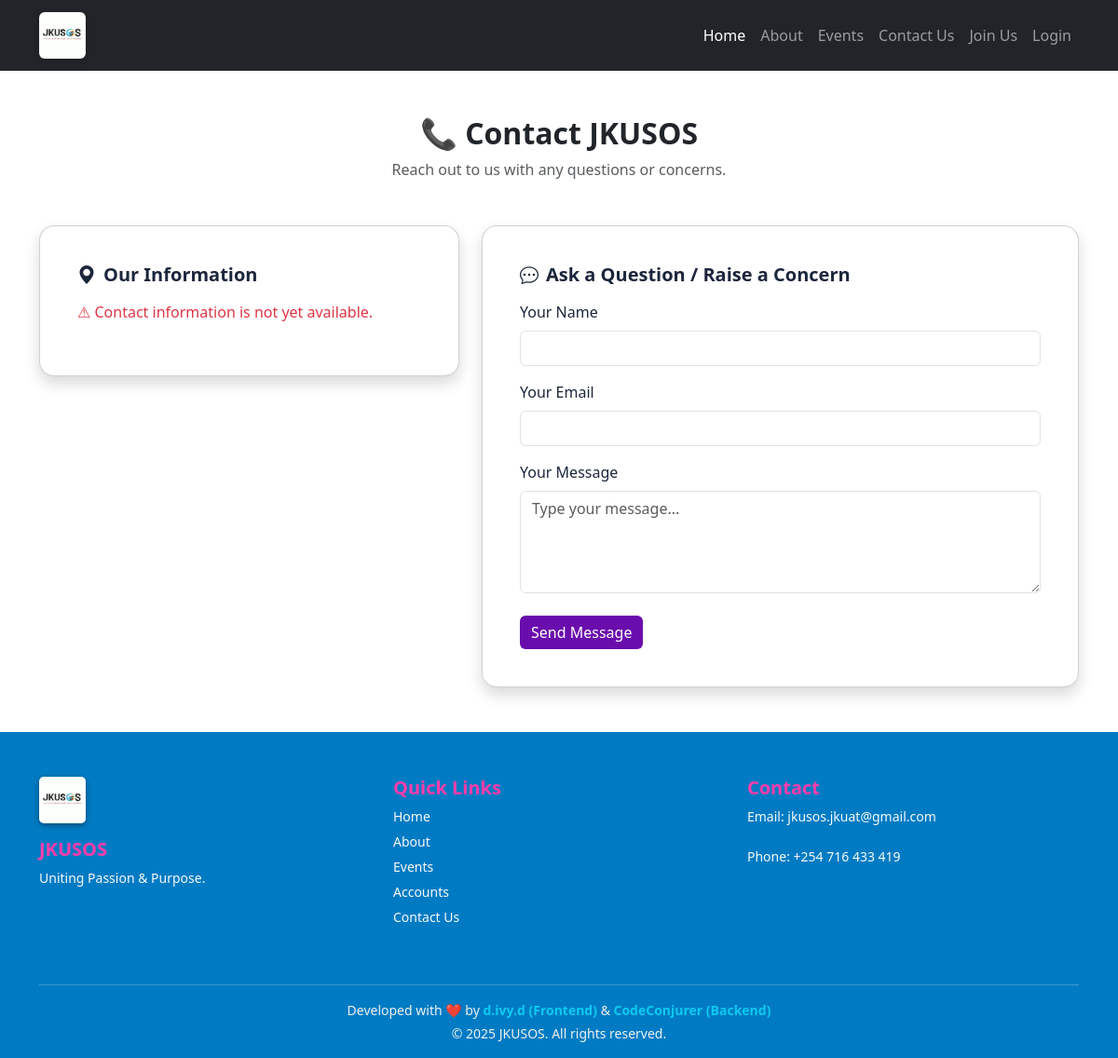
Before: /contact_us/ with the older database file.
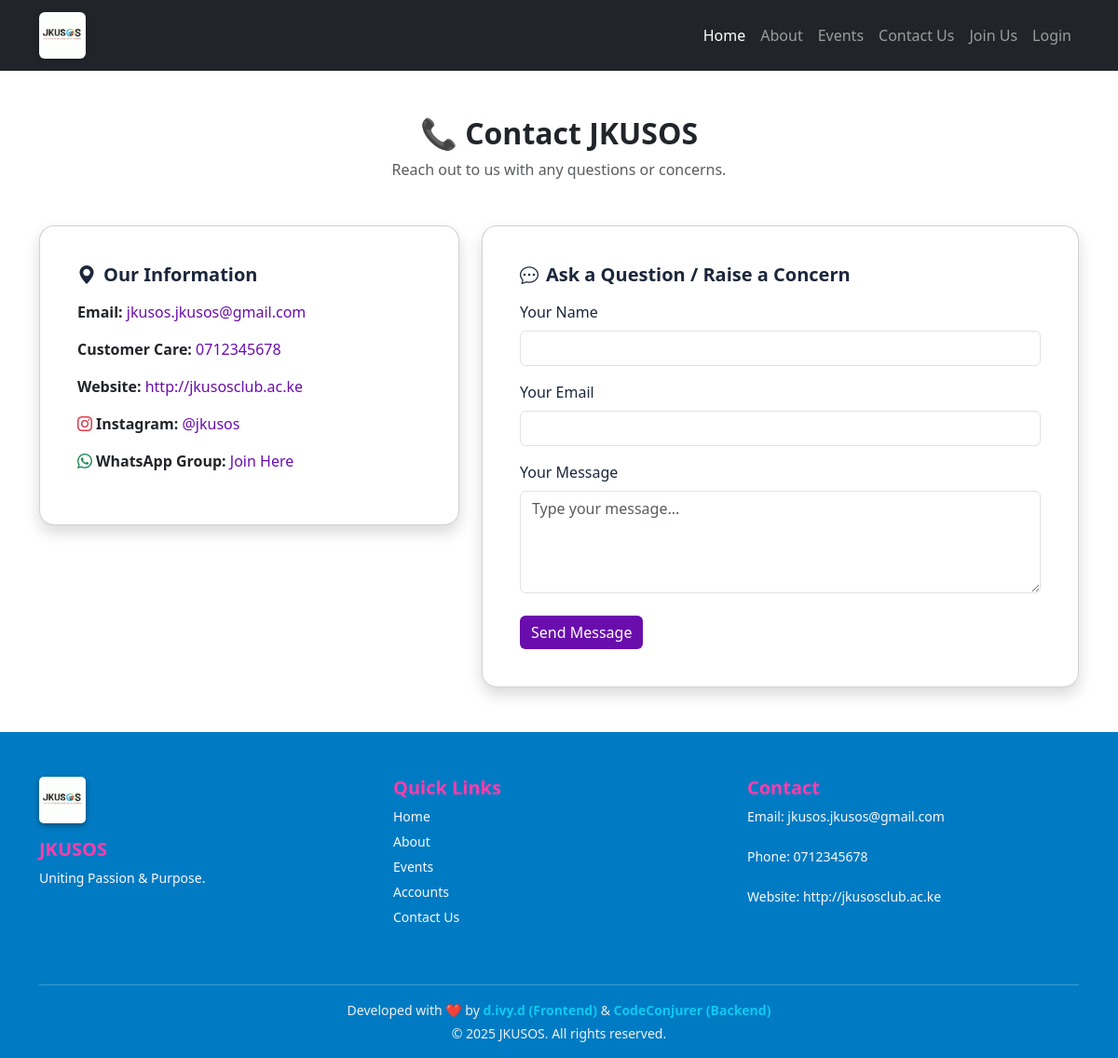
After: the same page with the newer database file.
### accounts/models.py (models this page shows, shortened)
class ContactSettings(models.Model):
    email = models.EmailField()
    phone = models.CharField(max_length=20)
    website = models.URLField(null=True, blank=True)
    instagram = models.URLField(null=True, blank=True)
    whatsapp_group = models.URLField(null=True, blank=True)

### accounts/views.py (the view, shortened to what this page needs)
# urls.py: path('contact_us/',views.contact_view, name='contact_us'),
def contact_view(request):
    contact_info = ContactSettings.objects.last()  # get latest contact details
    return render(request, 'contact.html', {
        'contact_info': contact_info
    })

### accounts/context_processors.py (called while the page is built)
def contact_settings(request):
    contact_info = ContactSettings.objects.last()
    return {'contact_info': contact_info}

### templates/contact.html (shortened to what this page needs)
{% extends "home_base.html" %}
{% load static %}
{% block extra_head %}
  {{ block.super }}
  <link rel="stylesheet" href="{% static 'css/contact.css' %}">
{% endblock %}
{% block content %}
<div class="container py-5">
  <div class="text-center mb-5">
    <h2 class="fw-bold">📞 Contact JKUSOS</h2>
    <p class="text-muted">Reach out to us with any questions or concerns.</p>
  </div>
  <div class="row g-4">
    <div class="col-md-5">
      <div class="card shadow contact-card transform-on-hover">
        <div class="card-body">
          <h5 class="mb-3"><i class="bi bi-geo-alt-fill me-2"></i>Our Information</h5>
          {% if contact_info %}
            <p><strong>Email:</strong> <a href="mailto:{{ contact_info.email }}">{{ contact_info.email }}</a></p>
            <p><strong>Customer Care:</strong> <a href="tel:{{ contact_info.phone }}">{{ contact_info.phone }}</a></p>
            <p><strong>Website:</strong> <a href="{{ contact_info.website }}" target="_blank">{{ contact_info.website }}</a></p>
            {% if contact_info.instagram %}
              <p>
                <strong><i class="bi bi-instagram me-1 text-danger"></i>Instagram:</strong>
                <a href="{{ contact_info.instagram }}" target="_blank">@jkusos</a>
              </p>
            {% endif %}
            {% if contact_info.whatsapp_group %}
              <p>
                <strong><i class="bi bi-whatsapp me-1 text-success"></i>WhatsApp Group:</strong>
                <a href="{{ contact_info.whatsapp_group }}" target="_blank">Join Here</a>
              </p>
            {% endif %}
          {% else %}
            <p class="text-danger">⚠ Contact information is not yet available.</p>
          {% endif %}
        </div>
      </div>
    </div>
    <div class="col-md-7">
      <div class="card shadow contact-card transform-on-hover">
        <div class="card-body">
          <h5 class="mb-3"><i class="bi bi-chat-dots me-2"></i>Ask a Question / Raise a Concern</h5>
          <form method="post" action="">
            <div class="mb-3">
              <label for="name" class="form-label">Your Name</label>
              <input type="text" id="name" name="name" class="form-control" required>
            </div>
            <div class="mb-3">
              <label for="email" class="form-label">Your Email</label>
              <input type="email" id="email" name="email" class="form-control" required>
            </div>
            <div class="mb-3">
              <label for="message" class="form-label">Your Message</label>
              <textarea id="message" name="message" rows="4" class="form-control" required placeholder="Type your message..."></textarea>
            </div>
            <button type="submit" class="btn btn-primary mt-2">Send Message</button>
          </form>
        </div>
      </div>
    </div>
  </div>
</div>
{% endblock %}

### templates/home_base.html (shortened to what this page needs)
{% load static %}
<!DOCTYPE html>
<html lang="en">
<head>
  <link href="https://cdn.jsdelivr.net/npm/bootstrap@5.3.3/dist/css/bootstrap.min.css" rel="stylesheet">
  <link href="https://cdn.jsdelivr.net/npm/bootstrap-icons@1.10.5/font/bootstrap-icons.css" rel="stylesheet">
  {% block extra_head %}
  <link rel="stylesheet" href="{% static 'css/home_page.css' %}">
  {% endblock %}
</head>
<body>
<nav class="navbar navbar-expand-lg navbar-dark bg-dark">
  <div class="container">
    <a class="navbar-brand" href="{% url 'read_more' %}">
      <img src="{% static 'images/logo.jpg' %}" alt="JKUSOS Logo" class="jkusos-logo">
    </a>
    <div class="collapse navbar-collapse justify-content-end" id="navbarNav">
      <ul class="navbar-nav">
        <li class="nav-item"><a class="nav-link active" href="{% url 'home' %}">Home</a></li>
        <li class="nav-item"><a class="nav-link" href="{% url 'read_more' %}">About</a></li>
        <li class="nav-item"><a class="nav-link" href="{% url 'dashboard' %}">Events</a></li>
        <li class="nav-item"><a class="nav-link" href="{% url 'contact_us' %}">Contact Us</a></li>
        <li class="nav-item"><a class="nav-link" href="{% url 'register' %}">Join Us</a></li>
        <li class="nav-item"><a class="nav-link" href="{% url 'login' %}">Login</a></li>
      </ul>
    </div>
  </div>
</nav>
<main>
  {% block content %}{% endblock %}
</main>
<footer class="footer bg-brand-primary text-white pt-5">
  <div class="container">
    <div class="row text-center text-md-start">
      <div class="col-md-4 mb-4">
        <img src="{% static 'images/logo.jpg' %}" alt="JKUSOS Logo" class="footer-logo mb-2">
        <h5 class="fw-bold mt-2 text-pink">JKUSOS</h5>
        <p class="text-light">Uniting Passion & Purpose.</p>
      </div>
      <div class="col-md-4 mb-4">
        <h5 class="fw-bold text-green">Quick Links</h5>
        <ul class="list-unstyled">
          <li><a href="{% url 'home' %}" class="footer-link">Home</a></li>
          <li><a href="{% url 'read_more' %}" class="footer-link">About</a></li>
          <li><a href="{% url 'dashboard' %}" class="footer-link">Events</a></li>
          <li><a href="{% url 'register' %}" class="footer-link">Accounts</a></li>
          <li><a href="{% url 'contact_us' %}" class="footer-link">Contact Us</a></li>
        </ul>
      </div>
      <div class="col-md-4 mb-4">
        <h5 class="fw-bold text-red">Contact</h5>
        {% if contact_info %}
          <p class="text-light">Email: <a href="mailto:{{ contact_info.email }}" class="footer-link">{{ contact_info.email }}</a></p>
          <p class="text-light">Phone: <a href="tel:{{ contact_info.phone }}" class="footer-link">{{ contact_info.phone }}</a></p>
          <p class="text-light">Website: <a href="{{ contact_info.website }}" target="_blank" class="footer-link">{{ contact_info.website }}</a></p>
        {% else %}
          <p class="text-light">Email: <a href="mailto:jkusos.jkuat@gmail.com" class="footer-link">jkusos.jkuat@gmail.com</a></p>
          <p class="text-light">Phone: <a href="tel:+254716433419" class="footer-link">+254 716 433 419</a></p>
        {% endif %}
      </div>
    </div>
    <hr class="border-light">
    <div class="text-center pb-3 text-white small">
        <p class="mb-1">
          Developed with <span class="text-danger">❤️</span> by
          <a href="https://api.whatsapp.com/send?phone=254742368141&text=Hi+Frontdev+" target="_blank" class="text-decoration-none text-info fw-semibold">
            d.ivy.d (Frontend)
          </a>
          &
          <a href="https://wa.me/message/MAKNN3CVILVMG1" target="_blank" class="text-decoration-none text-info text-success fw-semibold">
            CodeConjurer (Backend)
          </a>
        </p>
      <p class="mb-0">&copy; 2025 JKUSOS. All rights reserved.</p>
    </div>
  </div>
</footer>
</body>
</html>

### static/css/home_page.css (style rules this page uses)
body { font-family: 'Segoe UI', sans-serif; margin: 0; padding: 0; overflow-x: hidden; }
.jkusos-logo { height: 50px; width: auto; object-fit: contain; border-radius: 6px; margin-right: 10px; box-shadow: 0 2px 6px rgba(0, 0, 0, 0.2); transition: transform 0.3s ease; }
.btn-primary { background-color: #007BC3; border-color: #007BC3; }
.bg-brand-primary { background-color: #007BC3; }
.footer-logo { height: 50px; width: auto; border-radius: 5px; box-shadow: 0 2px 6px rgba(0, 0, 0, 0.4); object-fit: contain; }
.footer-link { color: #F8F9FA; text-decoration: none; transition: all 0.3s ease-in-out; display: inline-block; margin-bottom: 6px; font-weight: 500; }
footer h5 { color: #FF3CAC; }
footer p, footer li { font-size: 14px; color: #f1f1f1; }

### static/css/contact.css (style rules this page uses)
.contact-card { border-radius: 1rem; background: #ffffff; transition: all 0.3s ease; box-shadow: 0 10px 30px rgba(0,0,0,0.08); padding: 1.5rem; }
.contact-card h5 { font-weight: 600; color: #1B263B; }
.contact-card a { text-decoration: none; color: #6A0DAD; }
form label { font-weight: 500; color: #1B263B; }
form input, form textarea { border-radius: 0.5rem; border: 1px solid #ccc; background-color: #f8f9fa; }
form textarea::placeholder { color: #999; }
.btn-primary { background-color: #6A0DAD; border: none; }

Changed rows visible on the page:
added ContactSettings: email "jkusos.jkusos@gmail.com", phone "0712345678", website "http://jkusosclub.ac.ke"
Other visible differences:
text no longer shown: "⚠ Contact information is not yet available. jkusos.jkuat@gmail.com +254 716 433 419"
text now shown: "Customer Care: Website: Instagram: @jkusos WhatsApp Group: Join Here Website:"
